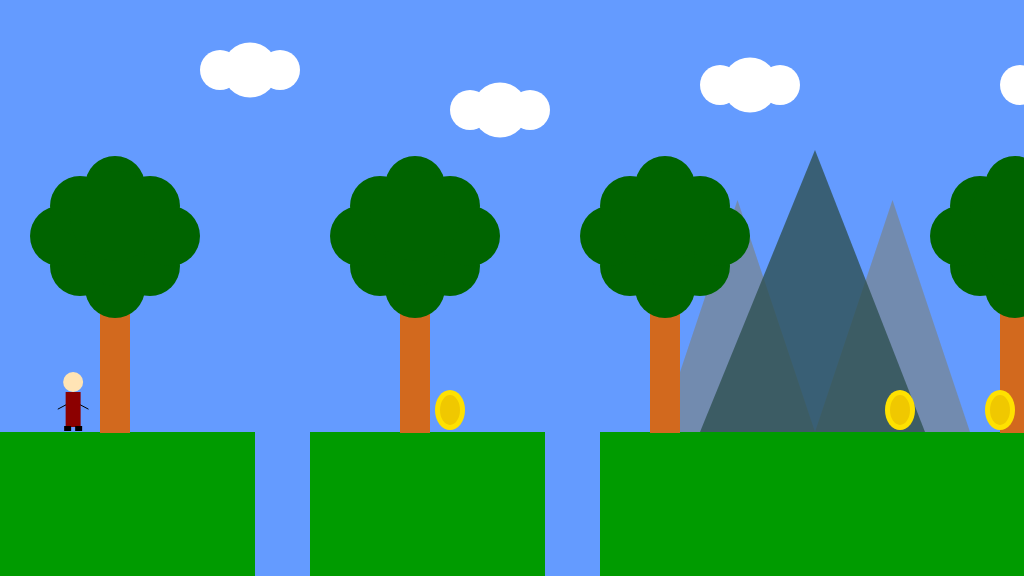
Frame 1 (no input)
Frame 60 (no input): identical to frame 1, image omitted
Frame 120 (the mouse pressed at the canvas centre since frame 60): identical to frame 1, image omitted

The p5.js sketch that drew this single still picture (run headless with seeded random() and noise() and a simulated clock; from frame 60 on, the mouse is pressed at the canvas centre):

// p5.js sketch
// ── sketch.js
/*

The Game Project 5 - Bring it all together

*/

var gameChar_x;
var gameChar_y;
var floorPos_y;
var scrollPos;
var gameChar_world_x;

var isLeft;
var isRight;
var isFalling;
var isJumping;

var clouds;
var mountain;
var trees_x;
var canyon;
var collectable;

function setup()
{
	createCanvas(1024, 576);
	floorPos_y = height * 3/4;
	gameChar_x = width/14;
	gameChar_y = floorPos_y;

	// Variable to control the background scrolling.
	scrollPos = 0;

	// Variable to store the real position of the gameChar in the game
	// world. Needed for collision detection.
	gameChar_world_x = gameChar_x - scrollPos;

	// Boolean variables to control the movement of the game character.
	isLeft = false;
	isRight = false;
	isFalling = false;
	isJumping = false;

	// Initialise arrays of scenery objects.
    trees_x = [100,400,650,1000,1300,1450,1720,2000];
    
    clouds = [{x_pos:100,y_pos:70},
              {x_pos:350,y_pos:110},
              {x_pos:600,y_pos:85},
              {x_pos:900,y_pos:85},
              {x_pos:1010,y_pos:70},
              {x_pos:1200,y_pos:85},
              {x_pos:1880,y_pos:65},
              {x_pos:1350,y_pos:90},
              {x_pos:1790,y_pos:85},
              {x_pos:1630,y_pos:75}];
    
    canyon = [{x: 255, y: 432, width: 55, height: 144},
              {x: 545, y: 432, width: 55, height: 144},
              {x: 1500, y: 432, width: 55, height: 144},
              {x: 1045, y: 432, width: 55, height: 144},
              {x: 1185, y: 432, width: 55, height: 144}
             ];
    
    mountain = [{x:0, y:0},
                {x:1000, y:1000},
                {x:1500,y:1500}];
    
    collectable = [{x:900, y:floorPos_y - 22, size:20, isFound:false},
                   {x:450, y:floorPos_y - 22, size:20, isFound:false},
                   {x:1000, y:floorPos_y - 22, size:20, isFound:false},
                   {x:1150, y:floorPos_y - 22, size:20, isFound:false},
                   {x:1350, y:floorPos_y - 22, size:20, isFound:false},
                   {x:1570, y:floorPos_y - 22, size:20, isFound:false},
                   {x:1630, y:floorPos_y - 22, size:20, isFound:false},
                   {x:1890, y:floorPos_y - 22, size:20, isFound:false}
                  ];
}

function draw()
{
	background(100, 155, 255); // fill the sky blue

	noStroke();
	fill(0,155,0);
	rect(0, floorPos_y, width, height/4); // draw some green ground
    
    push();
    translate(scrollPos,0);

	// Draw clouds.
    drawClouds();

	// Draw mountains.
    drawMountains();

	// Draw trees.
    drawTrees();

	// Draw canyons.
    for(var i = 0; i < canyon.length; i++)
    {
        drawCanyon(canyon[i]); 
        checkCanyon(canyon[i]);
    }
    
    
	// Draw collectable items.
    for(var i = 0; i < collectable.length; i++)
    {
        if(collectable[i].isFound == false)
        {
            drawCollectable(collectable[i]);
        }
        checkCollectable(collectable[i]);
    }
    
    
    if(isFalling)
    {
        gameChar_y += 2;
    }

  
    
    pop();

	// Draw game character.
	
	drawGameChar();

	// Logic to make the game character move or the background scroll.
	if(isLeft)
	{
		if(gameChar_x > width * 0.2)
		{
			gameChar_x -= 5;
		}
		else
		{
			scrollPos += 5;
		}
	}

	if(isRight)
	{
		if(gameChar_x < width * 0.8)
		{
			gameChar_x  += 5;
		}
		else
		{
			scrollPos -= 5; // negative for moving against the background
		}
	}
    
    

    

    // Logic to make the game character rise and fall.
    
    if(isJumping)
    {
        gameChar_y = max(gameChar_y-7,height/2);
    }
    else
    {
        gameChar_y = min(gameChar_y+2,floorPos_y);
    }
    
    

	// Update real position of gameChar for collision detection.
	gameChar_world_x = gameChar_x - scrollPos;
}


// ---------------------
// Key control functions
// ---------------------

function keyPressed()
{

    if(keyCode == 37)
    {
        isLeft = true;    
    }
    else if(keyCode == 39)
    {
        isRight = true;
    }
    else if(keyCode == 38)
    {
        isJumping = true;
    }

}

function keyReleased()
{

	if(keyCode == 37)
    {
        isLeft = false;    
    }
    else if(keyCode == 39)
    {
        isRight = false;
    }
    else if(keyCode == 38)
    {
        isJumping = false;
    }

}


// ------------------------------
// Game character render function
// ------------------------------

// Function to draw the game character.

function drawGameChar()
{
	// draw game character
    if(isLeft && isJumping)
	{
		// add your jumping-left code
        fill(255,228,181);
        ellipse(gameChar_x, gameChar_y-50, 20, 20);
    
        fill(140,0,0);
        rect(gameChar_x-7.5,gameChar_y-40, 15,35);
    
        fill(0);
        rect(gameChar_x-10,gameChar_y-12,5,8);
        rect(gameChar_x,gameChar_y-6,5,8);
    
        stroke(0);
        strokeWeight(1);
        line(gameChar_x,gameChar_y-27,gameChar_x-15,gameChar_y-32);

	}
	else if(isRight && isJumping)
	{
		// add your jumping-right code
        fill(255,228,181);
        ellipse(gameChar_x, gameChar_y-50, 20, 20);
    
        fill(140,0,0);
        rect(gameChar_x-7.5,gameChar_y-40, 15,35);
    
        fill(0);
        rect(gameChar_x+4,gameChar_y-12,5,8);
        rect(gameChar_x-6,gameChar_y-6,5,8);
    
        stroke(0);
        strokeWeight(1);
        line(gameChar_x,gameChar_y-27,gameChar_x+15,gameChar_y-33);

	}
	else if(isLeft)
	{
		// add your walking left code
        fill(255,228,181);
        ellipse(gameChar_x, gameChar_y-50, 20, 20);
    
        fill(140,0,0);
        rect(gameChar_x-7.5,gameChar_y-40, 15,35);
    
        fill(0);
        rect(gameChar_x-10,gameChar_y-6,7,5);
        rect(gameChar_x-8,gameChar_y-6,7,5);
    
        stroke(0);
        strokeWeight(1);
        line(gameChar_x,gameChar_y-27,gameChar_x-15,gameChar_y-23);

	}
	else if(isRight)
	{
		// add your walking right code
        fill(255,228,181);
        ellipse(gameChar_x, gameChar_y-50, 20, 20);
    
        fill(140,0,0);
        rect(gameChar_x-7.5,gameChar_y-40, 15,35);
    
        fill(0);
        rect(gameChar_x+3,gameChar_y-6,7,5);
        rect(gameChar_x+1,gameChar_y-6,7,5);
    
        stroke(0);
        strokeWeight(1);
        line(gameChar_x,gameChar_y-27,gameChar_x+15,gameChar_y-23);

	}
	else if(isFalling || isJumping)
	{
		// add your jumping facing forwards code
        fill(255,228,181);
        ellipse(gameChar_x, gameChar_y-50, 20, 20);
    
        fill(140,0,0);
        rect(gameChar_x-7.5,gameChar_y-40, 15,35);
    
        fill(0);
        rect(gameChar_x+2,gameChar_y-11,5,8);
        rect(gameChar_x-9,gameChar_y-6,7,5);
    
        stroke(0);
        strokeWeight(1);
        line(gameChar_x+7.5,gameChar_y-27,gameChar_x+15,gameChar_y-31);
        line(gameChar_x-7.5,gameChar_y-27,gameChar_x-15,gameChar_y-31);

	}
	else
	{
		// add your standing front facing code
        fill(255,228,181);
        //ellipse(gameChar_x, gameChar_y-60, 20, 20);
        ellipse(gameChar_x, gameChar_y-50, 20, 20);
    
        fill(140,0,0);
        rect(gameChar_x-7.5,gameChar_y-40, 15,35);
    
        fill(0);
        rect(gameChar_x+2,gameChar_y-6,7,5);
        rect(gameChar_x-9,gameChar_y-6,7,5);
    
        stroke(0);
        strokeWeight(1);
        line(gameChar_x+7.5,gameChar_y-27,gameChar_x+15,gameChar_y-23);
        line(gameChar_x-7.5,gameChar_y-27,gameChar_x-15,gameChar_y-23);

	}
}

// ---------------------------
// Background render functions
// ---------------------------

// Function to draw cloud objects.
function drawClouds()
{
    for(var i = 0; i < clouds.length; i++)
    {
        fill(255,255,255);
        ellipse(clouds[i].x_pos+150,clouds[i].y_pos,55,55);
        ellipse(clouds[i].x_pos+120,clouds[i].y_pos,40,40);
        ellipse(clouds[i].x_pos+180,clouds[i].y_pos,40,40);
    }
}

// Function to draw mountains objects.
function drawMountains()
{
    for(var i = 0; i < mountain.length; i++)
    {
        noStroke();
        fill(119,136,153,200);
        triangle(mountain[i].x+737.5,mountain[i].y+200,mountain[i].x+660,mountain[i].y+432,mountain[i].x+815,mountain[i].y+432);
        triangle(mountain[i].x+892.5,mountain[i].y+200,mountain[i].x+970,mountain[i].y+432,mountain[i].x+815,mountain[i].y+432);
    
        fill(47,79,79,200);
        triangle(mountain[i].x+815,mountain[i].y+150,mountain[i].x+700,mountain[i].y+432,mountain[i].x+925,mountain[i].y+432);
    }
}

// Function to draw trees objects.
function drawTrees()
{
    for(var i = 0; i < trees_x.length; i++)
    {
        noStroke();
        fill(210,105,30);
        rect(trees_x[i],height/2,30,145);
        fill(0,100,0);
        ellipse(trees_x[i]+15,height/2,60,60);
        ellipse(trees_x[i]+50,height/2-22,60,60);
        ellipse(trees_x[i]-20,height/2-22,60,60);
        ellipse(trees_x[i]+15,height/2-32,60,60);
        ellipse(trees_x[i]+70,height/2-52,60,60);
        ellipse(trees_x[i]-40,height/2-52,60,60);
        ellipse(trees_x[i]+50,height/2-82,60,60);
        ellipse(trees_x[i]-20,height/2-82,60,60);
        ellipse(trees_x[i]+15,height/2-102,60,60);
        ellipse(trees_x[i]+15,height/2-72,90,90);
    }
}

// ---------------------------------
// Canyon render and check functions
// ---------------------------------

// Function to draw canyon objects.

function drawCanyon(t_canyon)
{
    fill(100,155,255);
    rect(t_canyon.x, t_canyon.y, t_canyon.width, t_canyon.height);          
}

// Function to check character is over a canyon.

function checkCanyon(t_canyon)
{
    if (gameChar_world_x > t_canyon.x && gameChar_world_x < t_canyon.x + t_canyon.width && gameChar_y == floorPos_y)
    {
        isFalling = true;
    }
}

// ----------------------------------
// Collectable items render and check functions
// ----------------------------------

// Function to draw collectable objects.

function drawCollectable(t_collectable)
{
    fill(255,225,0);
    ellipse(t_collectable.x,t_collectable.y,t_collectable.size + 10,t_collectable.size + 20);
    fill(240,200,0);
    ellipse(t_collectable.x,t_collectable.y,t_collectable.size,t_collectable.size + 10);

}

// Function to check character has collected an item.

function checkCollectable(t_collectable)
{
    if(dist(gameChar_world_x, gameChar_y, t_collectable.x, t_collectable.y) < 30)
    {
        t_collectable.isFound = true;
    }

}
